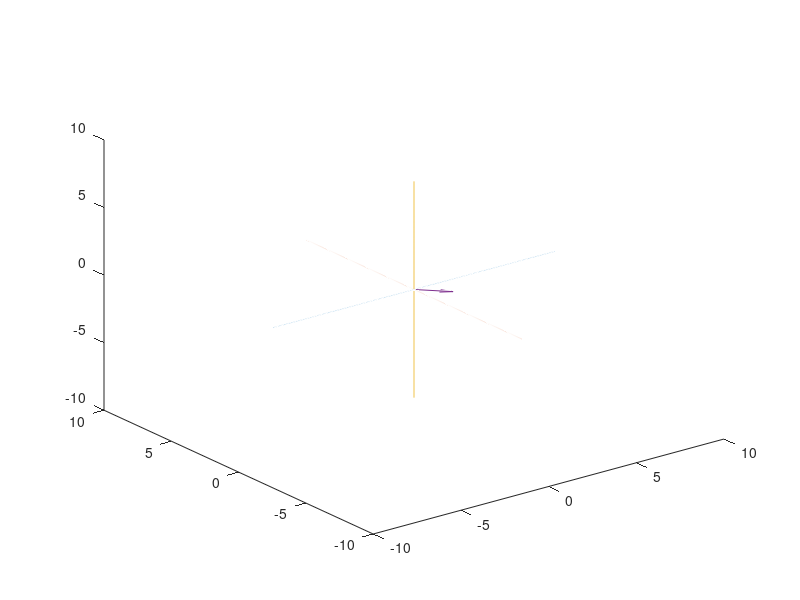

Recreate this plot in MATLAB. (Note: this script raises an error after producing the figure.)
clearvars -except m
Data = csvread('ArmMotionData.csv', 1,0);

Time = Data(1:end, 1);
Size = length(Time);
%--------------------------------------------------------------------------
%Arm_1 Vector Length
Arm_1 = Data(1:end, 2);

%Arm_2 Vector Length
Arm_2 = Data(1:end, 5);

%Arm_3 Vector Length
Arm_3 = Data(1:end, 8);


%--------------------------------------------------------------------------

%Arm 1------------------------------------------
%Phi Angle Setter
Upper_Arm_Phi = pi/180*Data(1:end, 3);
[UAPmax, Upper_Arm_Phi_max] = max(Upper_Arm_Phi);
[UAPmin, Upper_Arm_Phi_min] = min(Upper_Arm_Phi);

%Theta Angle Setter
Upper_Arm_Theta = pi/180*Data(1:end, 4);
[UATmax, Upper_Arm_Theta_max] = max(Upper_Arm_Theta);
[UATmin, Upper_Arm_Theta_min] = min(Upper_Arm_Theta);

%Arm 2------------------------------------------
%Phi Angle Setter
Forearm_Phi = pi/180*Data(1:end, 6);
[FPmax, Forearm_Phi_max] = max(Forearm_Phi);
[FPmin, Forearm_Phi_min] = min(Forearm_Phi);

%Theta Angle Setter
Forearm_Theta = pi/180*Data(1:end, 7);
[FTmax, Forearm_Theta_max] = max(Forearm_Theta);
[FTmin, Forearm_Theta_min] = min(Forearm_Theta);

%Arm 3------------------------------------------
%Phi Angle Setter
Hand_Phi = pi/180*Data(1:end, 9);
[HPmax, Hand_Phi_max] = max(Forearm_Theta);
[HPmin, Hand_Phi_min] = min(Forearm_Theta);

%Theta Angle Setter
Hand_Theta = pi/180*Data(1:end, 10);
[HTmax, Hand_Theta_max] = max(Forearm_Theta);
[HTmin, Hand_Theta_min] = min(Forearm_Theta);





%--------------------------------------------------------------------------
%Conversion from Spherical to Rectangular Coordinates 
%Arm 1
x_1 = Arm_1.*sin(Upper_Arm_Phi).*cos(Upper_Arm_Theta);
y_1 = Arm_1.*sin(Upper_Arm_Phi).*sin(Upper_Arm_Theta);
z_1 = Arm_1.*cos(Upper_Arm_Phi);

%Arm 2
x_2 = Arm_2.*sin(Forearm_Phi).*cos(Forearm_Theta);
y_2 = Arm_2.*sin(Forearm_Phi).*sin(Forearm_Theta);
z_2 = Arm_2.*cos(Forearm_Phi);

%Arm 3
x_3 = Arm_3.*sin(Hand_Phi).*cos(Hand_Theta);
y_3 = Arm_3.*sin(Hand_Phi).*sin(Hand_Theta);
z_3 = Arm_3.*cos(Hand_Phi);


%--------------------------------------------------------------------------
%Line/Axis Plots 
t1a = -8:.01:8;
t1b = 0*t1a;
t1c = 0*t1a;

t2b = -8:.01:8;
t2a = 0*t2b;
t2c = 0*t2b;

t3c = -8:.01:8;
t3a = 0*t3c;
t3b = 0*t3c;

%--------------------------------------------------------------------------
%Graphing loop
for j = 1:Size
    %Plot Axes
    plot3(t1a, t1b, t1c);
    hold on
    plot3(t2a, t2b, t2c);
    hold on
    plot3(t3a, t3b, t3c);
    hold on
    
    %Coordinate Set
    %Arm 1
    x2_begin_1 = 0;
    y2_begin_1 = 0;
    z2_begin_1 = 0;
    
    x2_1 = x_1(j);
    y2_1 = y_1(j);
    z2_1 = z_1(j);
    
    %Arm_2
    x2_begin_2 = x2_1;
    y2_begin_2 = y2_1;
    z2_begin_2 = z2_1;
    
    x2_2 = x_2(j) + x2_begin_2;
    y2_2 = y_2(j) + y2_begin_2;
    z2_2 = z_2(j) + z2_begin_2;
    
    %Arm_3
    x2_begin_3 = x2_2;
    y2_begin_3 = y2_2;
    z2_begin_3 = z2_2;
    
    x2_3 = x_3(j) + x2_begin_3;
    y2_3 = y_3(j) + y2_begin_3;
    z2_3 = z_3(j) + z2_begin_3;
    
    %Arm_1
    q_1 = quiver3([x2_begin_1],[y2_begin_1],[z2_begin_1],[x2_1],[y2_1],[z2_1]);
    switch(j)
        case Upper_Arm_Phi_max
            q_1.Color = 'blue';
        case Upper_Arm_Phi_min
            q_1.Color = 'red';
        case Upper_Arm_Theta_max
            q_1.Color = 'green';
        case Upper_Arm_Theta_min
            q_1.Color = 'm';
        otherwise
            q_1.Color = 'black';
    end
    q_1.LineWidth = 10;
    q_1.Marker = 'h';
    q_1.MarkerSize = 20;
    q_1.MarkerFaceColor = 'blue';
    q_1.MarkerEdgeColor = 'blue';
    q_1.ShowArrowHead = 'off';
    q_1.AlignVertexCenters = 'on';
    hold on
    
    %Arm_2
    q_2 = quiver3([x2_begin_2],[y2_begin_2],[z2_begin_2],[x2_2],[y2_2],[z2_2]);
    switch(j)
        case Forearm_Phi_max
            q_2.Color = 'blue';
        case Forearm_Phi_min
            q_2.Color = 'red';
        case Forearm_Theta_max
            q_2.Color = 'green';
        case Forearm_Theta_min
            q_2.Color = 'm';
        otherwise
            q_2.Color = 'black';
    end
    q_2.LineWidth = 10;
    q_2.Marker = 'h';
    q_2.MarkerSize = 20;
    q_2.MarkerFaceColor = 'blue';
    q_2.MarkerEdgeColor = 'blue';
    q_2.ShowArrowHead = 'off';
    q_2.AlignVertexCenters = 'on';
    hold on
    
    %Arm_3
    q_3 = quiver3([x2_begin_3],[y2_begin_3],[z2_begin_3],[x2_3],[y2_3],[z2_3]);
    switch(j)
        case Hand_Phi_max
            q_3.Color = 'blue';
        case Hand_Phi_min
            q_3.Color = 'red';
        case Hand_Theta_max
            q_3.Color = 'green';
        case Hand_Theta_min
            q_3.Color = 'm';
        otherwise 
            q_3.Color = 'black';
    end
    q_3.LineWidth = 10;
    q_3.Marker = 'h';
    q_3.MarkerSize = 20;
    q_3.MarkerFaceColor = 'blue';
    q_3.MarkerEdgeColor = 'blue';
    q_3.ShowArrowHead = 'on';
    q_3.AlignVertexCenters = 'on';
    hold on
    
    axis([-5 5 -5 5 -5 5])
    drawnow
    pause(.005)
    hold off
end
clearvars -except m
